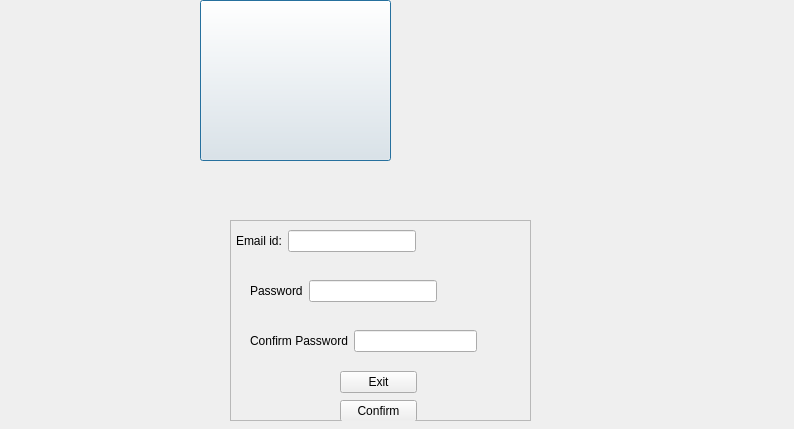
<?xml version="1.0" encoding="UTF-8"?>
<ui version="4.0">
 <class>Dialog</class>
 <widget class="QDialog" name="Dialog">
  <property name="geometry">
   <rect>
    <x>0</x>
    <y>0</y>
    <width>794</width>
    <height>429</height>
   </rect>
  </property>
  <property name="windowTitle">
   <string>Dialog</string>
  </property>
  <widget class="QPushButton" name="pushButton">
   <property name="geometry">
    <rect>
     <x>200</x>
     <y>0</y>
     <width>191</width>
     <height>161</height>
    </rect>
   </property>
   <property name="styleSheet">
    <string notr="true">QPushButton
{
background-image:url(&quot;C:/Users/BRINTHA/Documents/sweetlin/Images/bold.jpg&quot;);
}</string>
   </property>
   <property name="text">
    <string/>
   </property>
  </widget>
  <widget class="QFrame" name="frame">
   <property name="geometry">
    <rect>
     <x>230</x>
     <y>220</y>
     <width>301</width>
     <height>201</height>
    </rect>
   </property>
   <property name="frameShape">
    <enum>QFrame::StyledPanel</enum>
   </property>
   <property name="frameShadow">
    <enum>QFrame::Raised</enum>
   </property>
   <widget class="QWidget" name="">
    <property name="geometry">
     <rect>
      <x>110</x>
      <y>150</y>
      <width>77</width>
      <height>54</height>
     </rect>
    </property>
    <layout class="QVBoxLayout" name="verticalLayout">
     <item>
      <widget class="QPushButton" name="pushButton_2">
       <property name="text">
        <string>Exit</string>
       </property>
      </widget>
     </item>
     <item>
      <widget class="QPushButton" name="pushButton_3">
       <property name="text">
        <string>Confirm</string>
       </property>
      </widget>
     </item>
    </layout>
   </widget>
  </widget>
  <widget class="QWidget" name="">
   <property name="geometry">
    <rect>
     <x>236</x>
     <y>230</y>
     <width>180</width>
     <height>22</height>
    </rect>
   </property>
   <layout class="QHBoxLayout" name="horizontalLayout">
    <item>
     <widget class="QLabel" name="label">
      <property name="text">
       <string>Email id:</string>
      </property>
     </widget>
    </item>
    <item>
     <widget class="QLineEdit" name="lineEdit"/>
    </item>
   </layout>
  </widget>
  <widget class="QWidget" name="">
   <property name="geometry">
    <rect>
     <x>250</x>
     <y>280</y>
     <width>187</width>
     <height>22</height>
    </rect>
   </property>
   <layout class="QHBoxLayout" name="horizontalLayout_2">
    <item>
     <widget class="QLabel" name="label_2">
      <property name="text">
       <string>Password</string>
      </property>
     </widget>
    </item>
    <item>
     <widget class="QLineEdit" name="lineEdit_2"/>
    </item>
   </layout>
  </widget>
  <widget class="QWidget" name="">
   <property name="geometry">
    <rect>
     <x>250</x>
     <y>330</y>
     <width>227</width>
     <height>22</height>
    </rect>
   </property>
   <layout class="QHBoxLayout" name="horizontalLayout_3">
    <item>
     <widget class="QLabel" name="label_3">
      <property name="text">
       <string>Confirm Password</string>
      </property>
     </widget>
    </item>
    <item>
     <widget class="QLineEdit" name="lineEdit_3"/>
    </item>
   </layout>
  </widget>
 </widget>
 <resources/>
 <connections/>
</ui>
